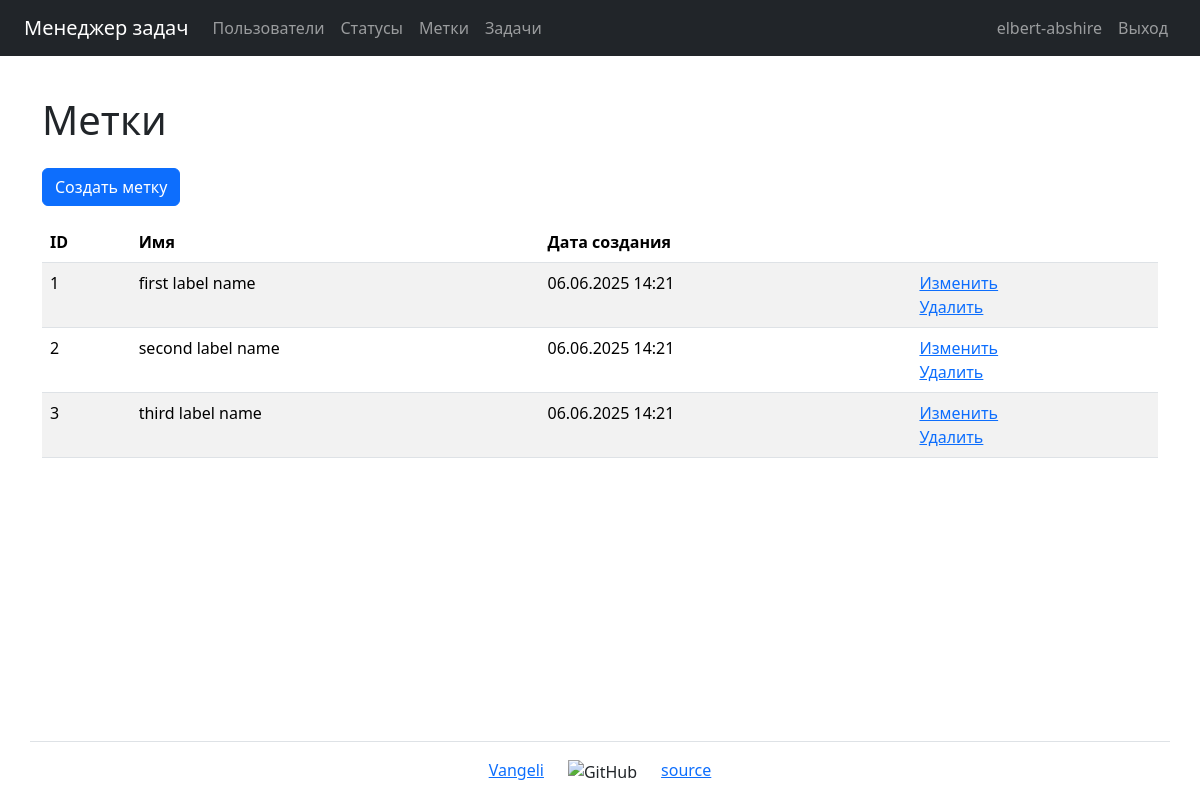
The page /labels/ (signed in) on the database as committed earlier.
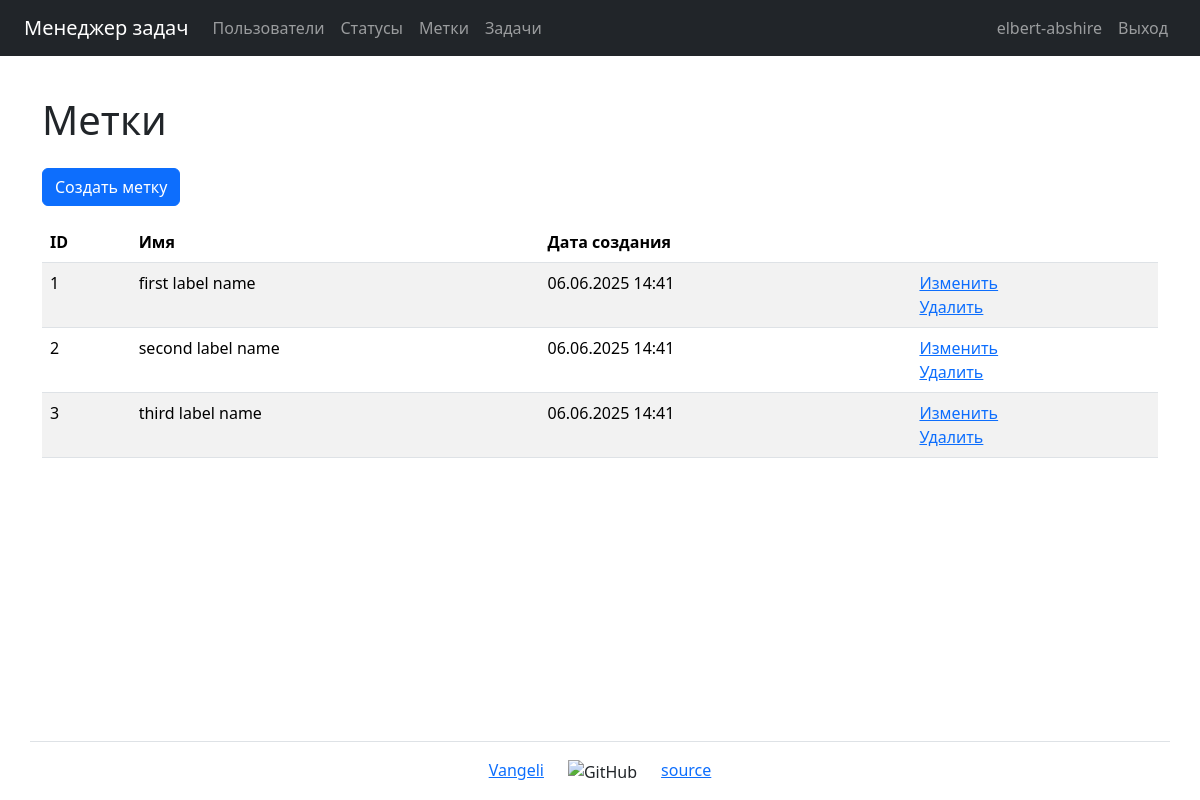
The same page on the database as committed later.
### task_manager/labels/models.py (models this page shows, shortened)
class Label(models.Model):
    name = models.CharField(
        max_length=150,
        unique=True,
        blank=False,
        verbose_name=_("Name"),
    )
    created_at = models.DateTimeField(
        auto_now_add=True, verbose_name=_("Creation date")
    )
    class Meta:
        verbose_name = _("Label")
        verbose_name_plural = _("Labels")

### task_manager/labels/views.py (the view)
# urls.py: path("", LabelsListView.as_view(), name="labels"),
class LabelsListView(AuthRequiredMixin, ListView):
    template_name = "labels/labels.html"
    model = Label
    context_object_name = "labels"
    def get_context_data(self, **kwargs):
        context = {
            **super().get_context_data(**kwargs),
            "title": _("Labels"),
        }
        return context

### task_manager/mixins.py (called while the page is built)
    def dispatch(self, request, *args, **kwargs):
        if not request.user.is_authenticated:
            messages.error(request, self.auth_message)
            return redirect(reverse_lazy("login"))
        return super().dispatch(request, *args, **kwargs)

### task_manager/templates/labels/labels.html (shortened to what this page needs)
<!DOCTYPE html>
<html lang="en">
<head>
    <title>{% extends "base.html" %}
{% load django_bootstrap5 %}
{% load i18n %}
{% block content %}
    <h1 class="my-4">{{ title }}</h1>
    <a class="btn btn-primary mb-3" href="{% url 'label_create' %}">{% trans 'Create label' %}</a>
    <table class="table table-striped">
        <thead class="thead-dark">
            <tr>
                <th>ID</th>
                <th>{% trans 'Name' %}</th>
                <th>{% trans 'Creation date' %}</th>
                <th></th>
            </tr>
        </thead>
        <tbody>
            {% if labels %}
                {% for label in labels %}
                    <tr>
                        <td>{{ label.id }}</td>
                        <td>{{ label.name }}</td>
                        <td>{{ label.created_at|date:"d.m.Y H:i" }}</td>
                        <td>
                          <a href="{% url 'label_update' label.id %}">{% trans 'Update' %}</a>
                          <br>
                          <a href="{% url 'label_delete' label.id %}">{% trans 'Delete' %}</a>
                        </td>
                    </tr>
                {% endfor %}
            {% endif %}
        </tbody>
    </table>
{% endblock content %}</title>

Rows that differ between the two databases and show on the page:
changed Label "first label name": created_at "06.06.2025 14:21" → "06.06.2025 14:41"
changed Label "second label name": created_at "06.06.2025 14:21" → "06.06.2025 14:41"
changed Label "third label name": created_at "06.06.2025 14:21" → "06.06.2025 14:41"
